Frame 1 (no input): blank canvas, image omitted
Frame 60 (no input): blank canvas, image omitted
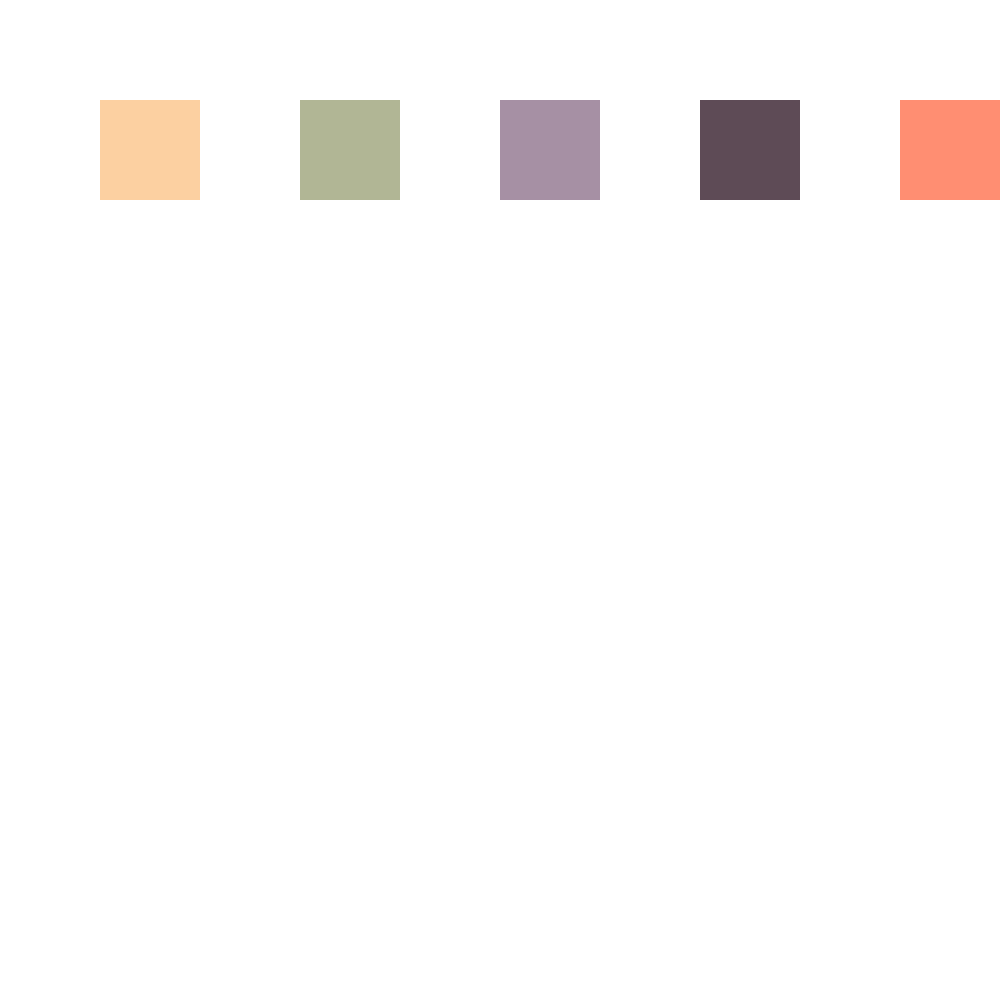
Frame 120 (the mouse pressed at the canvas centre since frame 60)

The p5.js sketch whose frames 1 and 60 were blank and that drew this single picture after the mouse press (run headless with seeded random() and noise() and a simulated clock; from frame 60 on, the mouse is pressed at the canvas centre):

// p5.js sketch
// ── sketch.js
var beiger = [252,195,207,203,161];
var beigeg = [208,177,171,188,133];
var beigeb = [161,158,132,172,103];

var greenr = [177,164,145,177,113]; 
var greeng = [182,166,149,179,116]; 
var greenb = [149,153,122,167,95]; 

var purpler = [166,160,136,173,106]; 
var purpleg = [144,151,118,166,92];
var purpleb = [164,159,135,173,105];

var eggplantr = [94,130,77,148,60]; 
var eggplantg = [75,123,62,142,48]; 
var eggplantb = [86,127,71,145,55]; 

var peachr = [255,196,209,204,163];
var peachg = [142,150,117,165,91];
var peachb = [114,139,94,155,73];
var index = 0 


function setup(){
    createCanvas(1000,1000);
    background(255);
    noStroke();
//fill(beiger[index], beigeg[index],beigeb[index]);
    rect(100, 100, 100,100);
//fill(greenr[index],greeng[index],greenb[index]);
    rect(300, 100, 100,100);
//fill(purpler[index],purpleg[index],purpleb[index]);
    rect(500, 100, 100,100);
//fill(eggplantr[index],eggplantg[index],eggplantb[index]);
    rect(700, 100, 100,100);
//fill(peachr[index],peachg[index],peachb[index]);
    rect(900, 100, 100,100);
//  
 

}

function draw() { 


}

function mousePressed(){
//   fill(beiger[index], beigeg[index],beigeb[index]);
//   fill(greenr[index],greeng[index],greenb[index]);
//   fill(purpler[index],purpleg[index],purpleb[index]);
//   fill(eggplantr[index],eggplantg[index],eggplantb[index]);
//   fill(peachr[index],peachg[index],peachb[index]);
    fill(beiger[index], beigeg[index],beigeb[index]);
    rect(100, 100, 100,100);
fill(greenr[index],greeng[index],greenb[index]);
    rect(300, 100, 100,100);
fill(purpler[index],purpleg[index],purpleb[index]);
    rect(500, 100, 100,100);
fill(eggplantr[index],eggplantg[index],eggplantb[index]);
    rect(700, 100, 100,100);
fill(peachr[index],peachg[index],peachb[index]);
    rect(900, 100, 100,100);
  
 
    index = index+1; 
    
    if (index == greenr.length) {
        index=0
        fill(index+1)
    }

        
}
